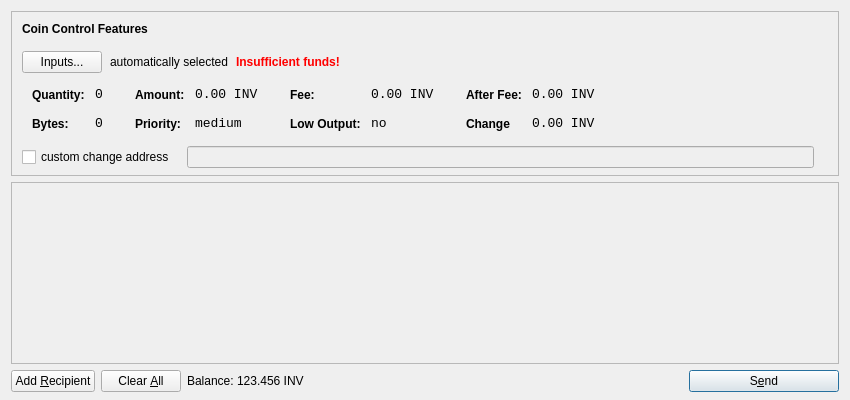
<?xml version="1.0" encoding="UTF-8"?>
<ui version="4.0">
 <class>SendCoinsDialog</class>
 <widget class="QDialog" name="SendCoinsDialog">
  <property name="geometry">
   <rect>
    <x>0</x>
    <y>0</y>
    <width>850</width>
    <height>400</height>
   </rect>
  </property>
  <property name="windowTitle">
   <string>Send Coins</string>
  </property>
  <layout class="QVBoxLayout" name="verticalLayout" stretch="0,1,0">
   <property name="bottomMargin">
    <number>8</number>
   </property>
   <item>
    <widget class="QFrame" name="frameCoinControl">
     <property name="sizePolicy">
      <sizepolicy hsizetype="Expanding" vsizetype="Expanding">
       <horstretch>0</horstretch>
       <verstretch>0</verstretch>
      </sizepolicy>
     </property>
     <property name="maximumSize">
      <size>
       <width>16777215</width>
       <height>16777215</height>
      </size>
     </property>
     <property name="frameShape">
      <enum>QFrame::StyledPanel</enum>
     </property>
     <property name="frameShadow">
      <enum>QFrame::Sunken</enum>
     </property>
     <layout class="QVBoxLayout" name="verticalLayoutCoinControl2">
      <property name="spacing">
       <number>-1</number>
      </property>
      <property name="leftMargin">
       <number>0</number>
      </property>
      <property name="topMargin">
       <number>0</number>
      </property>
      <property name="rightMargin">
       <number>0</number>
      </property>
      <property name="bottomMargin">
       <number>6</number>
      </property>
      <item>
       <layout class="QVBoxLayout" name="verticalLayoutCoinControl" stretch="0,0,0,0,1">
        <property name="spacing">
         <number>0</number>
        </property>
        <property name="leftMargin">
         <number>10</number>
        </property>
        <property name="topMargin">
         <number>10</number>
        </property>
        <item>
         <layout class="QHBoxLayout" name="horizontalLayoutCoinControl1">
          <property name="bottomMargin">
           <number>15</number>
          </property>
          <item>
           <widget class="QLabel" name="labelCoinControlFeatures">
            <property name="sizePolicy">
             <sizepolicy hsizetype="Preferred" vsizetype="Maximum">
              <horstretch>0</horstretch>
              <verstretch>0</verstretch>
             </sizepolicy>
            </property>
            <property name="font">
             <font>
              <weight>75</weight>
              <bold>true</bold>
             </font>
            </property>
            <property name="styleSheet">
             <string notr="true">font-weight:bold;</string>
            </property>
            <property name="text">
             <string>Coin Control Features</string>
            </property>
           </widget>
          </item>
         </layout>
        </item>
        <item>
         <layout class="QHBoxLayout" name="horizontalLayoutCoinControl2" stretch="0,0,0,0">
          <property name="spacing">
           <number>8</number>
          </property>
          <property name="bottomMargin">
           <number>10</number>
          </property>
          <item>
           <widget class="QPushButton" name="pushButtonCoinControl">
            <property name="styleSheet">
             <string notr="true"/>
            </property>
            <property name="text">
             <string>Inputs...</string>
            </property>
           </widget>
          </item>
          <item>
           <widget class="QLabel" name="labelCoinControlAutomaticallySelected">
            <property name="text">
             <string>automatically selected</string>
            </property>
            <property name="margin">
             <number>5</number>
            </property>
           </widget>
          </item>
          <item>
           <widget class="QLabel" name="labelCoinControlInsuffFunds">
            <property name="font">
             <font>
              <weight>75</weight>
              <bold>true</bold>
             </font>
            </property>
            <property name="styleSheet">
             <string notr="true">color:red;font-weight:bold;</string>
            </property>
            <property name="text">
             <string>Insufficient funds!</string>
            </property>
            <property name="margin">
             <number>5</number>
            </property>
           </widget>
          </item>
          <item>
           <spacer name="horizontalSpacerCoinControl">
            <property name="orientation">
             <enum>Qt::Horizontal</enum>
            </property>
            <property name="sizeHint" stdset="0">
             <size>
              <width>40</width>
              <height>1</height>
             </size>
            </property>
           </spacer>
          </item>
         </layout>
        </item>
        <item>
         <widget class="QWidget" name="widgetCoinControl" native="true">
          <property name="sizePolicy">
           <sizepolicy hsizetype="Preferred" vsizetype="Preferred">
            <horstretch>0</horstretch>
            <verstretch>0</verstretch>
           </sizepolicy>
          </property>
          <property name="minimumSize">
           <size>
            <width>0</width>
            <height>0</height>
           </size>
          </property>
          <property name="styleSheet">
           <string notr="true"/>
          </property>
          <layout class="QHBoxLayout" name="horizontalLayoutCoinControl5">
           <property name="margin">
            <number>0</number>
           </property>
           <item>
            <layout class="QHBoxLayout" name="horizontalLayoutCoinControl3" stretch="0,0,0,1">
             <property name="spacing">
              <number>20</number>
             </property>
             <property name="topMargin">
              <number>0</number>
             </property>
             <property name="bottomMargin">
              <number>10</number>
             </property>
             <item>
              <layout class="QFormLayout" name="formLayoutCoinControl1">
               <property name="horizontalSpacing">
                <number>10</number>
               </property>
               <property name="verticalSpacing">
                <number>14</number>
               </property>
               <property name="leftMargin">
                <number>10</number>
               </property>
               <property name="topMargin">
                <number>4</number>
               </property>
               <property name="rightMargin">
                <number>6</number>
               </property>
               <item row="0" column="0">
                <widget class="QLabel" name="labelCoinControlQuantityText">
                 <property name="styleSheet">
                  <string notr="true">font-weight:bold;</string>
                 </property>
                 <property name="text">
                  <string>Quantity:</string>
                 </property>
                 <property name="margin">
                  <number>0</number>
                 </property>
                </widget>
               </item>
               <item row="0" column="1">
                <widget class="QLabel" name="labelCoinControlQuantity">
                 <property name="font">
                  <font>
                   <family>Monospace</family>
                   <pointsize>10</pointsize>
                  </font>
                 </property>
                 <property name="cursor">
                  <cursorShape>IBeamCursor</cursorShape>
                 </property>
                 <property name="contextMenuPolicy">
                  <enum>Qt::ActionsContextMenu</enum>
                 </property>
                 <property name="text">
                  <string>0</string>
                 </property>
                 <property name="margin">
                  <number>0</number>
                 </property>
                 <property name="textInteractionFlags">
                  <set>Qt::LinksAccessibleByMouse|Qt::TextSelectableByKeyboard|Qt::TextSelectableByMouse</set>
                 </property>
                </widget>
               </item>
               <item row="1" column="0">
                <widget class="QLabel" name="labelCoinControlBytesText">
                 <property name="styleSheet">
                  <string notr="true">font-weight:bold;</string>
                 </property>
                 <property name="text">
                  <string>Bytes:</string>
                 </property>
                </widget>
               </item>
               <item row="1" column="1">
                <widget class="QLabel" name="labelCoinControlBytes">
                 <property name="font">
                  <font>
                   <family>Monospace</family>
                   <pointsize>10</pointsize>
                  </font>
                 </property>
                 <property name="cursor">
                  <cursorShape>IBeamCursor</cursorShape>
                 </property>
                 <property name="contextMenuPolicy">
                  <enum>Qt::ActionsContextMenu</enum>
                 </property>
                 <property name="text">
                  <string>0</string>
                 </property>
                 <property name="textInteractionFlags">
                  <set>Qt::LinksAccessibleByMouse|Qt::TextSelectableByKeyboard|Qt::TextSelectableByMouse</set>
                 </property>
                </widget>
               </item>
              </layout>
             </item>
             <item>
              <layout class="QFormLayout" name="formLayoutCoinControl2">
               <property name="horizontalSpacing">
                <number>10</number>
               </property>
               <property name="verticalSpacing">
                <number>14</number>
               </property>
               <property name="leftMargin">
                <number>6</number>
               </property>
               <property name="topMargin">
                <number>4</number>
               </property>
               <property name="rightMargin">
                <number>6</number>
               </property>
               <item row="0" column="0">
                <widget class="QLabel" name="labelCoinControlAmountText">
                 <property name="styleSheet">
                  <string notr="true">font-weight:bold;</string>
                 </property>
                 <property name="text">
                  <string>Amount:</string>
                 </property>
                 <property name="margin">
                  <number>0</number>
                 </property>
                </widget>
               </item>
               <item row="0" column="1">
                <widget class="QLabel" name="labelCoinControlAmount">
                 <property name="font">
                  <font>
                   <family>Monospace</family>
                   <pointsize>10</pointsize>
                  </font>
                 </property>
                 <property name="cursor">
                  <cursorShape>IBeamCursor</cursorShape>
                 </property>
                 <property name="contextMenuPolicy">
                  <enum>Qt::ActionsContextMenu</enum>
                 </property>
                 <property name="text">
                  <string>0.00 INV</string>
                 </property>
                 <property name="textInteractionFlags">
                  <set>Qt::LinksAccessibleByMouse|Qt::TextSelectableByKeyboard|Qt::TextSelectableByMouse</set>
                 </property>
                </widget>
               </item>
               <item row="1" column="0">
                <widget class="QLabel" name="labelCoinControlPriorityText">
                 <property name="styleSheet">
                  <string notr="true">font-weight:bold;</string>
                 </property>
                 <property name="text">
                  <string>Priority:</string>
                 </property>
                </widget>
               </item>
               <item row="1" column="1">
                <widget class="QLabel" name="labelCoinControlPriority">
                 <property name="font">
                  <font>
                   <family>Monospace</family>
                   <pointsize>10</pointsize>
                  </font>
                 </property>
                 <property name="cursor">
                  <cursorShape>IBeamCursor</cursorShape>
                 </property>
                 <property name="contextMenuPolicy">
                  <enum>Qt::ActionsContextMenu</enum>
                 </property>
                 <property name="text">
                  <string>medium</string>
                 </property>
                 <property name="textInteractionFlags">
                  <set>Qt::LinksAccessibleByMouse|Qt::TextSelectableByKeyboard|Qt::TextSelectableByMouse</set>
                 </property>
                </widget>
               </item>
              </layout>
             </item>
             <item>
              <layout class="QFormLayout" name="formLayoutCoinControl3">
               <property name="horizontalSpacing">
                <number>10</number>
               </property>
               <property name="verticalSpacing">
                <number>14</number>
               </property>
               <property name="leftMargin">
                <number>6</number>
               </property>
               <property name="topMargin">
                <number>4</number>
               </property>
               <property name="rightMargin">
                <number>6</number>
               </property>
               <item row="0" column="0">
                <widget class="QLabel" name="labelCoinControlFeeText">
                 <property name="styleSheet">
                  <string notr="true">font-weight:bold;</string>
                 </property>
                 <property name="text">
                  <string>Fee:</string>
                 </property>
                 <property name="margin">
                  <number>0</number>
                 </property>
                </widget>
               </item>
               <item row="0" column="1">
                <widget class="QLabel" name="labelCoinControlFee">
                 <property name="font">
                  <font>
                   <family>Monospace</family>
                   <pointsize>10</pointsize>
                  </font>
                 </property>
                 <property name="cursor">
                  <cursorShape>IBeamCursor</cursorShape>
                 </property>
                 <property name="contextMenuPolicy">
                  <enum>Qt::ActionsContextMenu</enum>
                 </property>
                 <property name="text">
                  <string>0.00 INV</string>
                 </property>
                 <property name="textInteractionFlags">
                  <set>Qt::LinksAccessibleByMouse|Qt::TextSelectableByKeyboard|Qt::TextSelectableByMouse</set>
                 </property>
                </widget>
               </item>
               <item row="1" column="0">
                <widget class="QLabel" name="labelCoinControlLowOutputText">
                 <property name="styleSheet">
                  <string notr="true">font-weight:bold;</string>
                 </property>
                 <property name="text">
                  <string>Low Output:</string>
                 </property>
                </widget>
               </item>
               <item row="1" column="1">
                <widget class="QLabel" name="labelCoinControlLowOutput">
                 <property name="font">
                  <font>
                   <family>Monospace</family>
                   <pointsize>10</pointsize>
                  </font>
                 </property>
                 <property name="cursor">
                  <cursorShape>IBeamCursor</cursorShape>
                 </property>
                 <property name="contextMenuPolicy">
                  <enum>Qt::ActionsContextMenu</enum>
                 </property>
                 <property name="text">
                  <string>no</string>
                 </property>
                 <property name="textInteractionFlags">
                  <set>Qt::LinksAccessibleByMouse|Qt::TextSelectableByKeyboard|Qt::TextSelectableByMouse</set>
                 </property>
                </widget>
               </item>
              </layout>
             </item>
             <item>
              <layout class="QFormLayout" name="formLayoutCoinControl4">
               <property name="horizontalSpacing">
                <number>10</number>
               </property>
               <property name="verticalSpacing">
                <number>14</number>
               </property>
               <property name="leftMargin">
                <number>6</number>
               </property>
               <property name="topMargin">
                <number>4</number>
               </property>
               <property name="rightMargin">
                <number>6</number>
               </property>
               <item row="0" column="0">
                <widget class="QLabel" name="labelCoinControlAfterFeeText">
                 <property name="styleSheet">
                  <string notr="true">font-weight:bold;</string>
                 </property>
                 <property name="text">
                  <string>After Fee:</string>
                 </property>
                 <property name="margin">
                  <number>0</number>
                 </property>
                </widget>
               </item>
               <item row="0" column="1">
                <widget class="QLabel" name="labelCoinControlAfterFee">
                 <property name="font">
                  <font>
                   <family>Monospace</family>
                   <pointsize>10</pointsize>
                  </font>
                 </property>
                 <property name="cursor">
                  <cursorShape>IBeamCursor</cursorShape>
                 </property>
                 <property name="contextMenuPolicy">
                  <enum>Qt::ActionsContextMenu</enum>
                 </property>
                 <property name="text">
                  <string>0.00 INV</string>
                 </property>
                 <property name="textInteractionFlags">
                  <set>Qt::LinksAccessibleByMouse|Qt::TextSelectableByKeyboard|Qt::TextSelectableByMouse</set>
                 </property>
                </widget>
               </item>
               <item row="1" column="0">
                <widget class="QLabel" name="labelCoinControlChangeText">
                 <property name="styleSheet">
                  <string notr="true">font-weight:bold;</string>
                 </property>
                 <property name="text">
                  <string>Change</string>
                 </property>
                </widget>
               </item>
               <item row="1" column="1">
                <widget class="QLabel" name="labelCoinControlChange">
                 <property name="font">
                  <font>
                   <family>Monospace</family>
                   <pointsize>10</pointsize>
                  </font>
                 </property>
                 <property name="cursor">
                  <cursorShape>IBeamCursor</cursorShape>
                 </property>
                 <property name="contextMenuPolicy">
                  <enum>Qt::ActionsContextMenu</enum>
                 </property>
                 <property name="text">
                  <string>0.00 INV</string>
                 </property>
                 <property name="textInteractionFlags">
                  <set>Qt::LinksAccessibleByMouse|Qt::TextSelectableByKeyboard|Qt::TextSelectableByMouse</set>
                 </property>
                </widget>
               </item>
              </layout>
             </item>
            </layout>
           </item>
          </layout>
         </widget>
        </item>
        <item>
         <layout class="QHBoxLayout" name="horizontalLayoutCoinControl4" stretch="0,0,0">
          <property name="spacing">
           <number>12</number>
          </property>
          <property name="sizeConstraint">
           <enum>QLayout::SetDefaultConstraint</enum>
          </property>
          <property name="topMargin">
           <number>5</number>
          </property>
          <property name="rightMargin">
           <number>5</number>
          </property>
          <item>
           <widget class="QCheckBox" name="checkBoxCoinControlChange">
            <property name="text">
             <string>custom change address</string>
            </property>
           </widget>
          </item>
          <item>
           <widget class="QLineEdit" name="lineEditCoinControlChange">
            <property name="enabled">
             <bool>false</bool>
            </property>
            <property name="sizePolicy">
             <sizepolicy hsizetype="Expanding" vsizetype="Fixed">
              <horstretch>0</horstretch>
              <verstretch>0</verstretch>
             </sizepolicy>
            </property>
           </widget>
          </item>
          <item>
           <widget class="QLabel" name="labelCoinControlChangeLabel">
            <property name="sizePolicy">
             <sizepolicy hsizetype="Preferred" vsizetype="Expanding">
              <horstretch>0</horstretch>
              <verstretch>0</verstretch>
             </sizepolicy>
            </property>
            <property name="minimumSize">
             <size>
              <width>0</width>
              <height>0</height>
             </size>
            </property>
            <property name="text">
             <string/>
            </property>
            <property name="margin">
             <number>3</number>
            </property>
           </widget>
          </item>
         </layout>
        </item>
        <item>
         <spacer name="verticalSpacerCoinControl">
          <property name="orientation">
           <enum>Qt::Vertical</enum>
          </property>
          <property name="sizeHint" stdset="0">
           <size>
            <width>800</width>
            <height>1</height>
           </size>
          </property>
         </spacer>
        </item>
       </layout>
      </item>
     </layout>
    </widget>
   </item> 
   <item>
    <widget class="QScrollArea" name="scrollArea">
     <property name="widgetResizable">
      <bool>true</bool>
     </property>
     <widget class="QWidget" name="scrollAreaWidgetContents">
      <property name="geometry">
       <rect>
        <x>0</x>
        <y>0</y>
        <width>830</width>
        <height>165</height>
       </rect>
      </property>
      <layout class="QVBoxLayout" name="verticalLayout_2">
       <property name="margin">
        <number>0</number>
       </property>
       <item>
        <layout class="QVBoxLayout" name="entries">
         <property name="spacing">
          <number>6</number>
         </property>
        </layout>
       </item>
       <item>
        <spacer name="verticalSpacer">
         <property name="orientation">
          <enum>Qt::Vertical</enum>
         </property>
         <property name="sizeHint" stdset="0">
          <size>
           <width>20</width>
           <height>40</height>
          </size>
         </property>
        </spacer>
       </item>
      </layout>
     </widget>
    </widget>
   </item>
   <item>
    <layout class="QHBoxLayout" name="horizontalLayout">
     <item>
      <widget class="QPushButton" name="addButton">
       <property name="toolTip">
        <string>Send to multiple recipients at once</string>
       </property>
       <property name="text">
        <string>Add &amp;Recipient</string>
       </property>
       <property name="icon">
        <iconset resource="../bitcoin.qrc">
         <normaloff>:/icons/add</normaloff>:/icons/add</iconset>
       </property>
       <property name="autoDefault">
        <bool>false</bool>
       </property>
      </widget>
     </item>
     <item>
      <widget class="QPushButton" name="clearButton">
       <property name="sizePolicy">
        <sizepolicy hsizetype="Minimum" vsizetype="Fixed">
         <horstretch>0</horstretch>
         <verstretch>0</verstretch>
        </sizepolicy>
       </property>
       <property name="toolTip">
        <string>Remove all transaction fields</string>
       </property>
       <property name="text">
        <string>Clear &amp;All</string>
       </property>
       <property name="icon">
        <iconset resource="../bitcoin.qrc">
         <normaloff>:/icons/remove</normaloff>:/icons/remove</iconset>
       </property>
       <property name="autoRepeatDelay">
        <number>300</number>
       </property>
       <property name="autoDefault">
        <bool>false</bool>
       </property>
      </widget>
     </item>
     <item>
      <layout class="QHBoxLayout" name="horizontalLayout_2">
       <property name="spacing">
        <number>3</number>
       </property>
       <item>
        <widget class="QLabel" name="label">
         <property name="text">
          <string>Balance:</string>
         </property>
        </widget>
       </item>
       <item>
        <widget class="QLabel" name="labelBalance">
         <property name="cursor">
          <cursorShape>IBeamCursor</cursorShape>
         </property>
         <property name="text">
          <string>123.456 INV</string>
         </property>
         <property name="textInteractionFlags">
          <set>Qt::LinksAccessibleByMouse|Qt::TextSelectableByKeyboard|Qt::TextSelectableByMouse</set>
         </property>
        </widget>
       </item>
      </layout>
     </item>
     <item>
      <spacer name="horizontalSpacer">
       <property name="orientation">
        <enum>Qt::Horizontal</enum>
       </property>
       <property name="sizeHint" stdset="0">
        <size>
         <width>40</width>
         <height>20</height>
        </size>
       </property>
      </spacer>
     </item>
     <item>
      <widget class="QPushButton" name="sendButton">
       <property name="minimumSize">
        <size>
         <width>150</width>
         <height>0</height>
        </size>
       </property>
       <property name="toolTip">
        <string>Confirm the send action</string>
       </property>
       <property name="text">
        <string>S&amp;end</string>
       </property>
       <property name="icon">
        <iconset resource="../bitcoin.qrc">
         <normaloff>:/icons/send</normaloff>:/icons/send</iconset>
       </property>
       <property name="default">
        <bool>true</bool>
       </property>
      </widget>
     </item>
    </layout>
   </item>
  </layout>
 </widget>
 <resources>
  <include location="../bitcoin.qrc"/>
 </resources>
 <connections/>
</ui>
